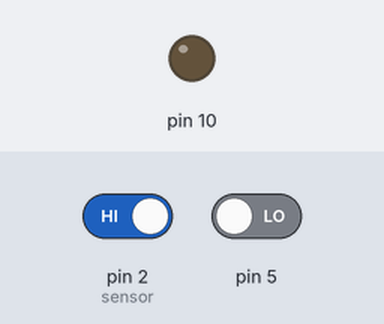
Simulated run of this sketch. Board: Arduino Uno, built with avr-gcc and run on an emulated ATmega328P. Parts: output pins drawn as LEDs (lit = HIGH). Dashed ring = blinking. Inputs (shaded band) come from the test bench; at power-on: pin 5 LOW, pin 2 (sensor) HIGH.

Above: at 1.2 s.
1.3 s: pin 5 driven HIGH
At 1.45 s:
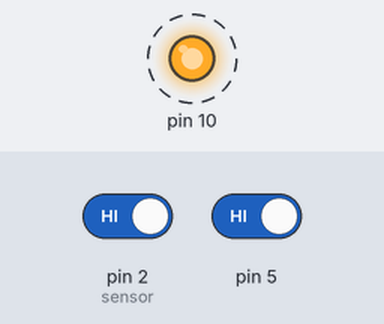
4.3 s: pin 5 driven LOW
At 5.4 s:
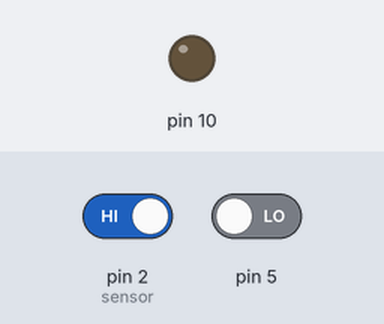
Timing chart, 0 to 7.3 s (numbered marks = the images above; inputs shaded):
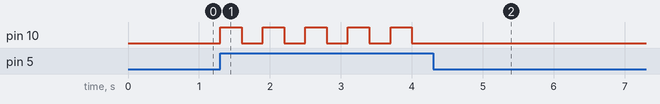

The sketch:

control.ino
```cpp
bool start;
bool hongwai;
int style;
bool change;

void setstart(){
  start=true;
  change=true;
  }
void openled(int pin, int spd)
{
  digitalWrite(pin, HIGH);
  delay(spd);
  digitalWrite(pin, LOW);
  delay(spd);
}


void setup() {
Serial.begin(4800);
pinMode(2, INPUT_PULLUP); //sensor
pinMode(10, OUTPUT);
pinMode(5, INPUT);
attachInterrupt(0, setstart, HIGH);
start=false;
hongwai=false;
style=1;
change=false;


}

void loop() {
if(digitalRead(5)==HIGH){
    openled(10,300);
    }

}
```

Measured:
- after the input at 1.3 s, pin 10: alternates HIGH for 0.30 s and LOW for 0.30 s, starting at once
- after the input at 4.3 s, pin 10: stops changing and stays LOW
